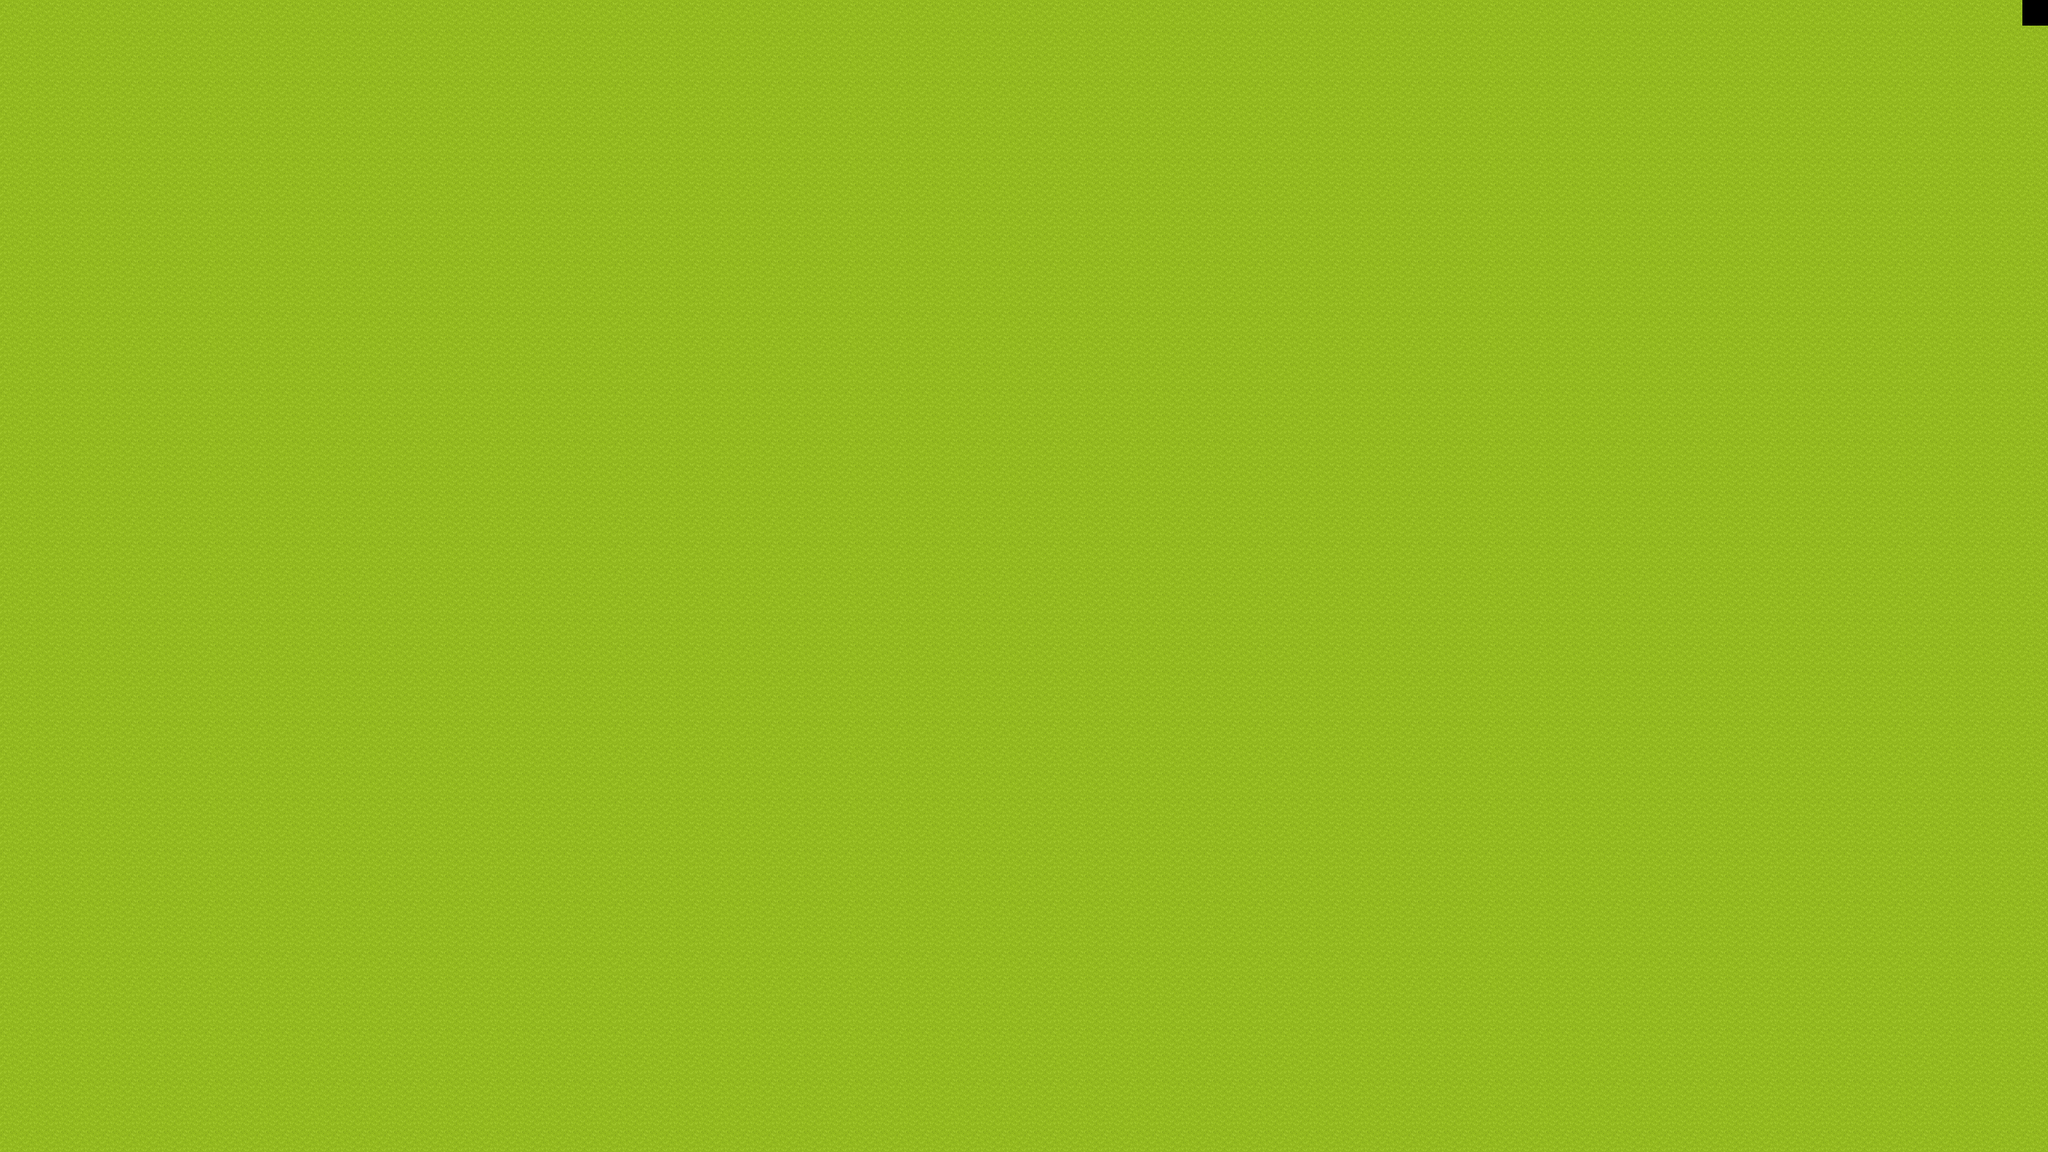

Below is a game level as drawn by its tile map, then a one-line description and the .tmx file that defines it, in full:
An orthogonal 80x45 tile map with 32x32 px tiles, 1 tile layer (Tile Layer 1).

<map version="1.9" tiledversion="1.9.2" orientation="orthogonal" renderorder="right-down" width="80" height="45" tilewidth="32" tileheight="32" infinite="0" nextlayerid="2" nextobjectid="1">
 <tileset firstgid="1" source="[Base]BaseChip_pipo.tsx" />
 <layer id="1" name="Tile Layer 1" width="80" height="45">
  <data encoding="csv">
1,1,1,1,1,1,1,1,1,1,1,1,1,1,1,1,1,1,1,1,1,1,1,1,1,1,1,1,1,1,1,1,1,1,1,1,1,1,1,1,1,1,1,1,1,1,1,1,1,1,1,1,1,1,1,1,1,1,1,1,1,1,1,1,1,1,1,1,1,1,1,1,1,1,1,1,1,1,1,0,
1,1,1,1,1,1,1,1,1,1,1,1,1,1,1,1,1,1,1,1,1,1,1,1,1,1,1,1,1,1,1,1,1,1,1,1,1,1,1,1,1,1,1,1,1,1,1,1,1,1,1,1,1,1,1,1,1,1,1,1,1,1,1,1,1,1,1,1,1,1,1,1,1,1,1,1,1,1,1,1,
1,1,1,1,1,1,1,1,1,1,1,1,1,1,1,1,1,1,1,1,1,1,1,1,1,1,1,1,1,1,1,1,1,1,1,1,1,1,1,1,1,1,1,1,1,1,1,1,1,1,1,1,1,1,1,1,1,1,1,1,1,1,1,1,1,1,1,1,1,1,1,1,1,1,1,1,1,1,1,1,
1,1,1,1,1,1,1,1,1,1,1,1,1,1,1,1,1,1,1,1,1,1,1,1,1,1,1,1,1,1,1,1,1,1,1,1,1,1,1,1,1,1,1,1,1,1,1,1,1,1,1,1,1,1,1,1,1,1,1,1,1,1,1,1,1,1,1,1,1,1,1,1,1,1,1,1,1,1,1,1,
1,1,1,1,1,1,1,1,1,1,1,1,1,1,1,1,1,1,1,1,1,1,1,1,1,1,1,1,1,1,1,1,1,1,1,1,1,1,1,1,1,1,1,1,1,1,1,1,1,1,1,1,1,1,1,1,1,1,1,1,1,1,1,1,1,1,1,1,1,1,1,1,1,1,1,1,1,1,1,1,
1,1,1,1,1,1,1,1,1,1,1,1,1,1,1,1,1,1,1,1,1,1,1,1,1,1,1,1,1,1,1,1,1,1,1,1,1,1,1,1,1,1,1,1,1,1,1,1,1,1,1,1,1,1,1,1,1,1,1,1,1,1,1,1,1,1,1,1,1,1,1,1,1,1,1,1,1,1,1,1,
1,1,1,1,1,1,1,1,1,1,1,1,1,1,1,1,1,1,1,1,1,1,1,1,1,1,1,1,1,1,1,1,1,1,1,1,1,1,1,1,1,1,1,1,1,1,1,1,1,1,1,1,1,1,1,1,1,1,1,1,1,1,1,1,1,1,1,1,1,1,1,1,1,1,1,1,1,1,1,1,
1,1,1,1,1,1,1,1,1,1,1,1,1,1,1,1,1,1,1,1,1,1,1,1,1,1,1,1,1,1,1,1,1,1,1,1,1,1,1,1,1,1,1,1,1,1,1,1,1,1,1,1,1,1,1,1,1,1,1,1,1,1,1,1,1,1,1,1,1,1,1,1,1,1,1,1,1,1,1,1,
1,1,1,1,1,1,1,1,1,1,1,1,1,1,1,1,1,1,1,1,1,1,1,1,1,1,1,1,1,1,1,1,1,1,1,1,1,1,1,1,1,1,1,1,1,1,1,1,1,1,1,1,1,1,1,1,1,1,1,1,1,1,1,1,1,1,1,1,1,1,1,1,1,1,1,1,1,1,1,1,
1,1,1,1,1,1,1,1,1,1,1,1,1,1,1,1,1,1,1,1,1,1,1,1,1,1,1,1,1,1,1,1,1,1,1,1,1,1,1,1,1,1,1,1,1,1,1,1,1,1,1,1,1,1,1,1,1,1,1,1,1,1,1,1,1,1,1,1,1,1,1,1,1,1,1,1,1,1,1,1,
1,1,1,1,1,1,1,1,1,1,1,1,1,1,1,1,1,1,1,1,1,1,1,1,1,1,1,1,1,1,1,1,1,1,1,1,1,1,1,1,1,1,1,1,1,1,1,1,1,1,1,1,1,1,1,1,1,1,1,1,1,1,1,1,1,1,1,1,1,1,1,1,1,1,1,1,1,1,1,1,
1,1,1,1,1,1,1,1,1,1,1,1,1,1,1,1,1,1,1,1,1,1,1,1,1,1,1,1,1,1,1,1,1,1,1,1,1,1,1,1,1,1,1,1,1,1,1,1,1,1,1,1,1,1,1,1,1,1,1,1,1,1,1,1,1,1,1,1,1,1,1,1,1,1,1,1,1,1,1,1,
1,1,1,1,1,1,1,1,1,1,1,1,1,1,1,1,1,1,1,1,1,1,1,1,1,1,1,1,1,1,1,1,1,1,1,1,1,1,1,1,1,1,1,1,1,1,1,1,1,1,1,1,1,1,1,1,1,1,1,1,1,1,1,1,1,1,1,1,1,1,1,1,1,1,1,1,1,1,1,1,
1,1,1,1,1,1,1,1,1,1,1,1,1,1,1,1,1,1,1,1,1,1,1,1,1,1,1,1,1,1,1,1,1,1,1,1,1,1,1,1,1,1,1,1,1,1,1,1,1,1,1,1,1,1,1,1,1,1,1,1,1,1,1,1,1,1,1,1,1,1,1,1,1,1,1,1,1,1,1,1,
1,1,1,1,1,1,1,1,1,1,1,1,1,1,1,1,1,1,1,1,1,1,1,1,1,1,1,1,1,1,1,1,1,1,1,1,1,1,1,1,1,1,1,1,1,1,1,1,1,1,1,1,1,1,1,1,1,1,1,1,1,1,1,1,1,1,1,1,1,1,1,1,1,1,1,1,1,1,1,1,
1,1,1,1,1,1,1,1,1,1,1,1,1,1,1,1,1,1,1,1,1,1,1,1,1,1,1,1,1,1,1,1,1,1,1,1,1,1,1,1,1,1,1,1,1,1,1,1,1,1,1,1,1,1,1,1,1,1,1,1,1,1,1,1,1,1,1,1,1,1,1,1,1,1,1,1,1,1,1,1,
1,1,1,1,1,1,1,1,1,1,1,1,1,1,1,1,1,1,1,1,1,1,1,1,1,1,1,1,1,1,1,1,1,1,1,1,1,1,1,1,1,1,1,1,1,1,1,1,1,1,1,1,1,1,1,1,1,1,1,1,1,1,1,1,1,1,1,1,1,1,1,1,1,1,1,1,1,1,1,1,
1,1,1,1,1,1,1,1,1,1,1,1,1,1,1,1,1,1,1,1,1,1,1,1,1,1,1,1,1,1,1,1,1,1,1,1,1,1,1,1,1,1,1,1,1,1,1,1,1,1,1,1,1,1,1,1,1,1,1,1,1,1,1,1,1,1,1,1,1,1,1,1,1,1,1,1,1,1,1,1,
1,1,1,1,1,1,1,1,1,1,1,1,1,1,1,1,1,1,1,1,1,1,1,1,1,1,1,1,1,1,1,1,1,1,1,1,1,1,1,1,1,1,1,1,1,1,1,1,1,1,1,1,1,1,1,1,1,1,1,1,1,1,1,1,1,1,1,1,1,1,1,1,1,1,1,1,1,1,1,1,
1,1,1,1,1,1,1,1,1,1,1,1,1,1,1,1,1,1,1,1,1,1,1,1,1,1,1,1,1,1,1,1,1,1,1,1,1,1,1,1,1,1,1,1,1,1,1,1,1,1,1,1,1,1,1,1,1,1,1,1,1,1,1,1,1,1,1,1,1,1,1,1,1,1,1,1,1,1,1,1,
1,1,1,1,1,1,1,1,1,1,1,1,1,1,1,1,1,1,1,1,1,1,1,1,1,1,1,1,1,1,1,1,1,1,1,1,1,1,1,1,1,1,1,1,1,1,1,1,1,1,1,1,1,1,1,1,1,1,1,1,1,1,1,1,1,1,1,1,1,1,1,1,1,1,1,1,1,1,1,1,
1,1,1,1,1,1,1,1,1,1,1,1,1,1,1,1,1,1,1,1,1,1,1,1,1,1,1,1,1,1,1,1,1,1,1,1,1,1,1,1,1,1,1,1,1,1,1,1,1,1,1,1,1,1,1,1,1,1,1,1,1,1,1,1,1,1,1,1,1,1,1,1,1,1,1,1,1,1,1,1,
1,1,1,1,1,1,1,1,1,1,1,1,1,1,1,1,1,1,1,1,1,1,1,1,1,1,1,1,1,1,1,1,1,1,1,1,1,1,1,1,1,1,1,1,1,1,1,1,1,1,1,1,1,1,1,1,1,1,1,1,1,1,1,1,1,1,1,1,1,1,1,1,1,1,1,1,1,1,1,1,
1,1,1,1,1,1,1,1,1,1,1,1,1,1,1,1,1,1,1,1,1,1,1,1,1,1,1,1,1,1,1,1,1,1,1,1,1,1,1,1,1,1,1,1,1,1,1,1,1,1,1,1,1,1,1,1,1,1,1,1,1,1,1,1,1,1,1,1,1,1,1,1,1,1,1,1,1,1,1,1,
1,1,1,1,1,1,1,1,1,1,1,1,1,1,1,1,1,1,1,1,1,1,1,1,1,1,1,1,1,1,1,1,1,1,1,1,1,1,1,1,1,1,1,1,1,1,1,1,1,1,1,1,1,1,1,1,1,1,1,1,1,1,1,1,1,1,1,1,1,1,1,1,1,1,1,1,1,1,1,1,
1,1,1,1,1,1,1,1,1,1,1,1,1,1,1,1,1,1,1,1,1,1,1,1,1,1,1,1,1,1,1,1,1,1,1,1,1,1,1,1,1,1,1,1,1,1,1,1,1,1,1,1,1,1,1,1,1,1,1,1,1,1,1,1,1,1,1,1,1,1,1,1,1,1,1,1,1,1,1,1,
1,1,1,1,1,1,1,1,1,1,1,1,1,1,1,1,1,1,1,1,1,1,1,1,1,1,1,1,1,1,1,1,1,1,1,1,1,1,1,1,1,1,1,1,1,1,1,1,1,1,1,1,1,1,1,1,1,1,1,1,1,1,1,1,1,1,1,1,1,1,1,1,1,1,1,1,1,1,1,1,
1,1,1,1,1,1,1,1,1,1,1,1,1,1,1,1,1,1,1,1,1,1,1,1,1,1,1,1,1,1,1,1,1,1,1,1,1,1,1,1,1,1,1,1,1,1,1,1,1,1,1,1,1,1,1,1,1,1,1,1,1,1,1,1,1,1,1,1,1,1,1,1,1,1,1,1,1,1,1,1,
1,1,1,1,1,1,1,1,1,1,1,1,1,1,1,1,1,1,1,1,1,1,1,1,1,1,1,1,1,1,1,1,1,1,1,1,1,1,1,1,1,1,1,1,1,1,1,1,1,1,1,1,1,1,1,1,1,1,1,1,1,1,1,1,1,1,1,1,1,1,1,1,1,1,1,1,1,1,1,1,
1,1,1,1,1,1,1,1,1,1,1,1,1,1,1,1,1,1,1,1,1,1,1,1,1,1,1,1,1,1,1,1,1,1,1,1,1,1,1,1,1,1,1,1,1,1,1,1,1,1,1,1,1,1,1,1,1,1,1,1,1,1,1,1,1,1,1,1,1,1,1,1,1,1,1,1,1,1,1,1,
1,1,1,1,1,1,1,1,1,1,1,1,1,1,1,1,1,1,1,1,1,1,1,1,1,1,1,1,1,1,1,1,1,1,1,1,1,1,1,1,1,1,1,1,1,1,1,1,1,1,1,1,1,1,1,1,1,1,1,1,1,1,1,1,1,1,1,1,1,1,1,1,1,1,1,1,1,1,1,1,
1,1,1,1,1,1,1,1,1,1,1,1,1,1,1,1,1,1,1,1,1,1,1,1,1,1,1,1,1,1,1,1,1,1,1,1,1,1,1,1,1,1,1,1,1,1,1,1,1,1,1,1,1,1,1,1,1,1,1,1,1,1,1,1,1,1,1,1,1,1,1,1,1,1,1,1,1,1,1,1,
1,1,1,1,1,1,1,1,1,1,1,1,1,1,1,1,1,1,1,1,1,1,1,1,1,1,1,1,1,1,1,1,1,1,1,1,1,1,1,1,1,1,1,1,1,1,1,1,1,1,1,1,1,1,1,1,1,1,1,1,1,1,1,1,1,1,1,1,1,1,1,1,1,1,1,1,1,1,1,1,
1,1,1,1,1,1,1,1,1,1,1,1,1,1,1,1,1,1,1,1,1,1,1,1,1,1,1,1,1,1,1,1,1,1,1,1,1,1,1,1,1,1,1,1,1,1,1,1,1,1,1,1,1,1,1,1,1,1,1,1,1,1,1,1,1,1,1,1,1,1,1,1,1,1,1,1,1,1,1,1,
1,1,1,1,1,1,1,1,1,1,1,1,1,1,1,1,1,1,1,1,1,1,1,1,1,1,1,1,1,1,1,1,1,1,1,1,1,1,1,1,1,1,1,1,1,1,1,1,1,1,1,1,1,1,1,1,1,1,1,1,1,1,1,1,1,1,1,1,1,1,1,1,1,1,1,1,1,1,1,1,
1,1,1,1,1,1,1,1,1,1,1,1,1,1,1,1,1,1,1,1,1,1,1,1,1,1,1,1,1,1,1,1,1,1,1,1,1,1,1,1,1,1,1,1,1,1,1,1,1,1,1,1,1,1,1,1,1,1,1,1,1,1,1,1,1,1,1,1,1,1,1,1,1,1,1,1,1,1,1,1,
1,1,1,1,1,1,1,1,1,1,1,1,1,1,1,1,1,1,1,1,1,1,1,1,1,1,1,1,1,1,1,1,1,1,1,1,1,1,1,1,1,1,1,1,1,1,1,1,1,1,1,1,1,1,1,1,1,1,1,1,1,1,1,1,1,1,1,1,1,1,1,1,1,1,1,1,1,1,1,1,
1,1,1,1,1,1,1,1,1,1,1,1,1,1,1,1,1,1,1,1,1,1,1,1,1,1,1,1,1,1,1,1,1,1,1,1,1,1,1,1,1,1,1,1,1,1,1,1,1,1,1,1,1,1,1,1,1,1,1,1,1,1,1,1,1,1,1,1,1,1,1,1,1,1,1,1,1,1,1,1,
1,1,1,1,1,1,1,1,1,1,1,1,1,1,1,1,1,1,1,1,1,1,1,1,1,1,1,1,1,1,1,1,1,1,1,1,1,1,1,1,1,1,1,1,1,1,1,1,1,1,1,1,1,1,1,1,1,1,1,1,1,1,1,1,1,1,1,1,1,1,1,1,1,1,1,1,1,1,1,1,
1,1,1,1,1,1,1,1,1,1,1,1,1,1,1,1,1,1,1,1,1,1,1,1,1,1,1,1,1,1,1,1,1,1,1,1,1,1,1,1,1,1,1,1,1,1,1,1,1,1,1,1,1,1,1,1,1,1,1,1,1,1,1,1,1,1,1,1,1,1,1,1,1,1,1,1,1,1,1,1,
1,1,1,1,1,1,1,1,1,1,1,1,1,1,1,1,1,1,1,1,1,1,1,1,1,1,1,1,1,1,1,1,1,1,1,1,1,1,1,1,1,1,1,1,1,1,1,1,1,1,1,1,1,1,1,1,1,1,1,1,1,1,1,1,1,1,1,1,1,1,1,1,1,1,1,1,1,1,1,1,
1,1,1,1,1,1,1,1,1,1,1,1,1,1,1,1,1,1,1,1,1,1,1,1,1,1,1,1,1,1,1,1,1,1,1,1,1,1,1,1,1,1,1,1,1,1,1,1,1,1,1,1,1,1,1,1,1,1,1,1,1,1,1,1,1,1,1,1,1,1,1,1,1,1,1,1,1,1,1,1,
1,1,1,1,1,1,1,1,1,1,1,1,1,1,1,1,1,1,1,1,1,1,1,1,1,1,1,1,1,1,1,1,1,1,1,1,1,1,1,1,1,1,1,1,1,1,1,1,1,1,1,1,1,1,1,1,1,1,1,1,1,1,1,1,1,1,1,1,1,1,1,1,1,1,1,1,1,1,1,1,
1,1,1,1,1,1,1,1,1,1,1,1,1,1,1,1,1,1,1,1,1,1,1,1,1,1,1,1,1,1,1,1,1,1,1,1,1,1,1,1,1,1,1,1,1,1,1,1,1,1,1,1,1,1,1,1,1,1,1,1,1,1,1,1,1,1,1,1,1,1,1,1,1,1,1,1,1,1,1,1,
1,1,1,1,1,1,1,1,1,1,1,1,1,1,1,1,1,1,1,1,1,1,1,1,1,1,1,1,1,1,1,1,1,1,1,1,1,1,1,1,1,1,1,1,1,1,1,1,1,1,1,1,1,1,1,1,1,1,1,1,1,1,1,1,1,1,1,1,1,1,1,1,1,1,1,1,1,1,1,1
</data>
 </layer>
</map>
